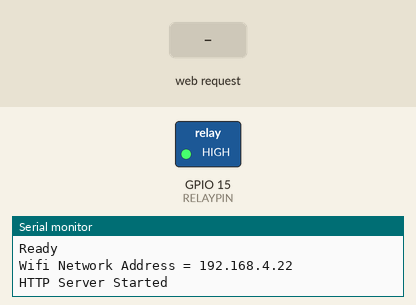
The sketch below on a simulated ESP8266 (NodeMCU). On the bench: switched loads named in the sketch (green lamp = pin HIGH), the last lines printed to the serial monitor. The inputs (shaded band) are chosen by the test bench.

Above: at 1.2 s.
1.3 s: HTTP request GET /trigger received
At 2.2 s:
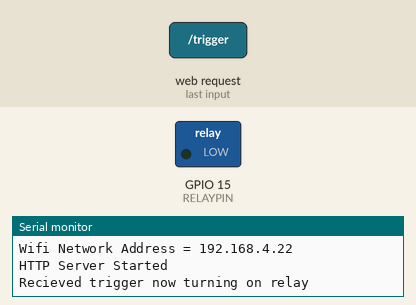
Timing chart, 0 to 7.8 s (numbered marks = the images above; inputs shaded):
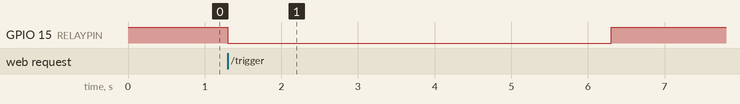

The sketch:

Server.ino
```cpp
// Last Update June 20, 2020 11:15am

#include <ESP8266WiFi.h>
#include <WiFiClient.h>
#include <ESP8266WebServer.h>

#define STASSID "ESPNET"
#define STAPSWD "test1234"

//Wifi Name variable
const char* ssid = STASSID;
const char* pswd = STAPSWD;

//Pin Declaration
const int RELAYPIN = 15;

//Creates an WebServer Instance to listen on port 80
ESP8266WebServer server(80);

//Used to establish a IP address for server
IPAddress local_IP(192,168,4,22);
IPAddress gateway(192,168,4,9);
IPAddress subnet(255,255,255,0);


void handleRoot(){
  server.send(200, "text/plain", "At Root Page,\nNothing To Do Here.");
}

void handleTrigger(){
  String message = "Trigger recieved, now sending to motor!";
  server.send(200, "text/plain", message);
  Serial.println("Recieved trigger now turning on relay");

  //Code to handle relay
  //Pin to write the data to relay
  digitalWrite(RELAYPIN, LOW);
  delay(5000);
  digitalWrite(RELAYPIN, HIGH);
}


void handleNotFound() {
  Serial.println("Handling NOT FOUND");
  String message = "File Not Found\n\n";
  message += "URI: ";
  message += server.uri();
  message += "\nMethod: ";
  message += (server.method() == HTTP_GET) ? "GET" : "POST";
  message += "\nArguments: ";
  message += server.args();
  message += "\n";
  for (uint8_t i = 0; i < server.args(); i++) {
    message += " " + server.argName(i) + ": " + server.arg(i) + "\n";
  }

  server.send(404, "text/plain", message);
}


void setup() {
  // put your setup code here, to run once:

  //Setup Serial Monitor and Pins
  Serial.begin(921600);
  pinMode(RELAYPIN, OUTPUT);
  digitalWrite(RELAYPIN, HIGH);

  //Setup Wifi Broadcast Connection
  Serial.println('Setting Up WiFi Network Configuration');
  Serial.println(WiFi.softAPConfig(local_IP, gateway, subnet) ? "Ready" : "Failed");
  Serial.println("Setting up WiFi Network");
  Serial.println(WiFi.softAP(ssid, pswd) ? "Ready" : "Failed");
  Serial.print("Wifi Network Address = ");
  Serial.println(WiFi.softAPIP());

  //Routing and Web Server Setup
  server.on("/", handleRoot);
  server.on("/trigger", handleTrigger);
  server.onNotFound(handleNotFound);
  server.begin();
  Serial.println("HTTP Server Started");
}

void loop(){
  //Listens for incoming requests
  server.handleClient();
}
```

Measured:
- after the input at 1.3 s, GPIO 15 (RELAYPIN): HIGH → LOW at once, → HIGH 5.0 s later
